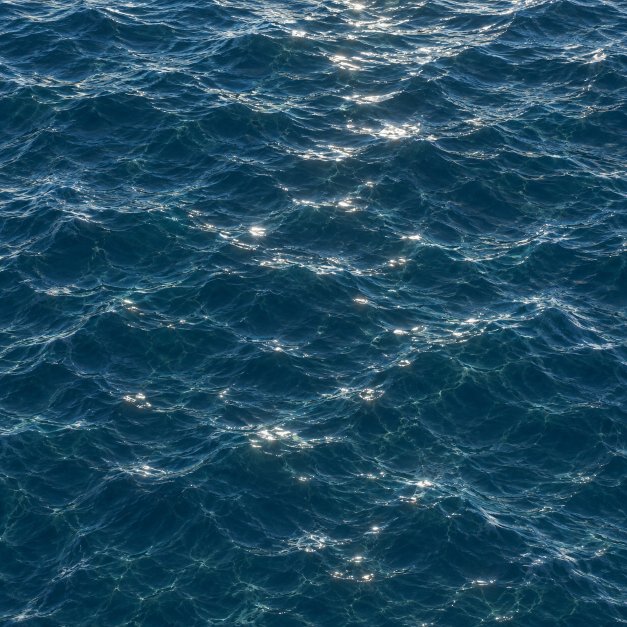
#> input picture minecraft/water-reference/ocean_waves.png, 1254 x 1254 px, found by its file name (shown at 1/2 size)
$ python build_water_ocean_color_trial.py
#> lines starting #> are read from the running program, lines starting #| are printed output that depends on the picture
### minecraft/tools/build_water_fancy_experiment.py
#!/usr/bin/env python3
"""Build a separate photo-derived water experiment for normal Bedrock graphics.

From the repository root: python3 minecraft/tools/build_water_fancy_experiment.py
Requires Pillow. Does not modify the previous classic or VV water packs.
The 1024px overhead source is user-provided; it is not inherently seamless.
"""
import json
import math
import zipfile

from pathlib import Path
from PIL import Image, ImageOps, ImageStat

ROOT = Path('minecraft')
DEST = ROOT / 'realistic-water-fancy-experiment'
TARGET = ROOT / 'realistic-water-fancy-experiment.mcpack'
SOURCE = ROOT / 'water-reference/overhead_color.jpg'
HEADER_UUID = 'e8526301-e4af-4b0a-b676-f630af028e13'
MODULE_UUID = '6dc5b1b5-98d5-4b33-b38d-6d1922c3a4ac'
# Sixteen 256px still / 512px flow frames cap the flow sheet height at
# 8192 pixels. Fewer frames lower memory, at the cost of temporal detail.
SIZE = 256
FRAMES = 16
OVERLAP = 32
STILL_ALPHA = 208
FLOW_ALPHA = 225


def match_edges(image):
    """Blend four pixels across the periodic boundary, preserving interior."""
    n = image.width
    result = image.copy()
    for d in range(4):
        amount = .5 * (1 - d / 4) ** 2
        left = result.crop((d, 0, d + 1, n))
        right = result.crop((n - 1 - d, 0, n - d, n))
        result.paste(Image.blend(left, right, amount), (d, 0))
        result.paste(Image.blend(right, left, amount), (n - 1 - d, 0))
    for d in range(4):
        amount = .5 * (1 - d / 4) ** 2
        top = result.crop((0, d, n, d + 1))
        bottom = result.crop((0, n - 1 - d, n, n - d))
        result.paste(Image.blend(top, bottom, amount), (0, d))
        result.paste(Image.blend(bottom, top, amount), (0, n - 1 - d))
    return result


# [99 lines left out: functions prepare_tile, wave_frame, make_sheets, main, not called in this run]


# [2 lines that do not run on import are left out]

### minecraft/tools/build_water_ocean_trial.py
#!/usr/bin/env python3
"""Build an independent animated water trial from the user's ocean photo.

Run from repo root with Pillow: python3 minecraft/tools/build_water_ocean_trial.py
The mesh warps a texture; it does not deform geometry or calculate water depth.
"""
import json
import math
import zipfile
from PIL import Image, ImageEnhance
from build_water_fancy_experiment import (
    ROOT, SIZE, FRAMES, STILL_ALPHA, FLOW_ALPHA, prepare_tile, match_edges,
)

SOURCE = ROOT / 'water-reference/ocean_waves.png'
DEST = ROOT / 'realistic-water-ocean-trial'
TARGET = ROOT / 'realistic-water-ocean-trial.mcpack'
HEADER_UUID = 'b9890490-610f-4e31-ae99-cf4263c15fa6'
MODULE_UUID = '341395d0-338b-4249-9d86-d0a2d84a785f'


# [4 lines left out: function ocean_tile, not called in this run]


def wave_frame(tile, index):
    """Periodic displacement, twice the earlier trial's mesh amplitude."""
    tiled = Image.new('L', (3 * SIZE, 3 * SIZE))
    for y in range(3):
        for x in range(3):
            tiled.paste(tile, (x * SIZE, y * SIZE))
    phase = 2 * math.pi * (index % FRAMES) / FRAMES
    def point(x, y):
        dx = 4.8 * math.sin(2 * math.pi * y / SIZE + phase) + 2.8 * math.sin(phase)
        dy = 3.6 * math.sin(2 * math.pi * x / SIZE - phase)
        return x + SIZE + dx, y + SIZE + dy
    mesh = []
    for y in range(0, SIZE, 16):
        for x in range(0, SIZE, 16):
            x2, y2 = x + 16, y + 16
            mesh.append(((x, y, x2, y2), (*point(x, y), *point(x, y2), *point(x2, y2), *point(x2, y))))
    return match_edges(tiled.transform((SIZE, SIZE), Image.Transform.MESH, mesh, Image.Resampling.BICUBIC))


# [36 lines left out: functions make_sheets, main, not called in this run]


# [2 lines that do not run on import are left out]

### minecraft/tools/build_water_ocean_color_trial.py
#!/usr/bin/env python3
"""Build a colored, low-transparency ocean-photo water trial (Pillow required).

Run from the repository root. This is a texture pack, not a shader.
"""
import json
import zipfile
from PIL import Image, ImageOps
from build_water_fancy_experiment import ROOT, SIZE, FRAMES, OVERLAP, match_edges
from build_water_ocean_trial import SOURCE, wave_frame as wave_channel

DEST = ROOT / 'realistic-water-ocean-color-trial'
TARGET = ROOT / 'realistic-water-ocean-color-trial.mcpack'
HEADER_UUID = '08b7f0b7-df9f-4529-ac1d-f25b9108fdf3'
MODULE_UUID = '6cd8513c-dd6d-4b53-b6a5-a218c53070c6'
STILL_ALPHA = 246
FLOW_ALPHA = 250


def color_tile(source=SOURCE):
    """Keep photo RGB values in the interior, blending only the borders."""
    extent = SIZE + 2 * OVERLAP
    with Image.open(source) as src:
#> src is the input picture: PIL image 1254x1254 RGB; mean R, G, B 31.9, 75.2, 97.2
        photo = ImageOps.fit(ImageOps.exif_transpose(src).convert('RGB'),
                             (extent, extent), Image.Resampling.LANCZOS)
    horizontal = photo.crop((OVERLAP, 0, OVERLAP + SIZE, extent))
    for d in range(OVERLAP):
        t = 1 - d / OVERLAP
        alpha = .5 * t * t * (3 - 2*t)
        for x, offset in ((d, SIZE), (SIZE - 1 - d, -SIZE)):
            sx = x + OVERLAP
            a = photo.crop((sx, 0, sx + 1, extent))
            b = photo.crop((sx + offset, 0, sx + offset + 1, extent))
            horizontal.paste(Image.blend(a, b, alpha), (x, 0))
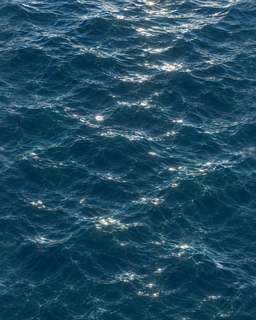
#> horizontal: PIL image 256x320 RGB; mean R, G, B 33, 76, 97.5
    tile = horizontal.crop((0, OVERLAP, SIZE, OVERLAP + SIZE))
    for d in range(OVERLAP):
        t = 1 - d / OVERLAP
        alpha = .5 * t * t * (3 - 2*t)
        for y, offset in ((d, SIZE), (SIZE - 1 - d, -SIZE)):
            sy = y + OVERLAP
            a = horizontal.crop((0, sy, SIZE, sy + 1))
            b = horizontal.crop((0, sy + offset, SIZE, sy + offset + 1))
            tile.paste(Image.blend(a, b, alpha), (0, y))
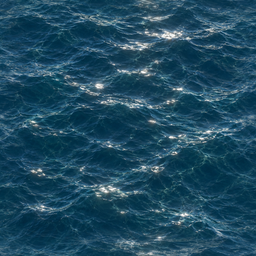
#> tile: PIL image 256x256 RGB; mean R, G, B 31.1, 74.4, 96
    return match_edges(tile)


def wave_frame(tile, index):
    # Reuse the identical per-channel mesh from the prior stronger-wave trial.
    return Image.merge('RGB', tuple(wave_channel(channel, index) for channel in tile.split()))


def make_sheets(tile):
    still = Image.new('RGBA', (SIZE, SIZE * FRAMES))
#> still: PIL image 256x4096 RGBA; every value is 0
    flow = Image.new('RGBA', (2*SIZE, 2*SIZE*FRAMES))
#> flow: PIL image 512x8192 RGBA; every value is 0
    for i in range(FRAMES):
        rgba = wave_frame(tile, i).convert('RGBA')
        rgba.putalpha(STILL_ALPHA)
        still.paste(rgba, (0, i * SIZE))
        rgba.putalpha(FLOW_ALPHA)
        for y in (0, SIZE):
            for x in (0, SIZE):
                flow.paste(rgba, (x, i * 2 * SIZE + y))
#> this loop made 16 passes
#> pass 1, in match_edges (call 3), `result = image.copy()`:
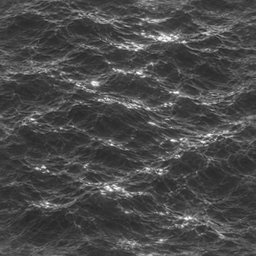
#> result: PIL image 256x256 L; min 35, max 255, mean 73.9
#> pass 1, in match_edges (call 4), `result = image.copy()`:
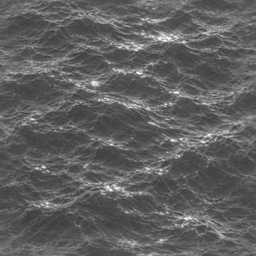
#> result: PIL image 256x256 L; min 58, max 255, mean 95.4
#> after the loop:
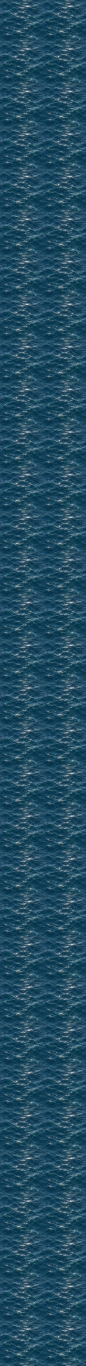
#> flow: PIL image 512x8192 RGBA (shown at 1/6 size); mean R, G, B, A 30.6, 73.8, 95.4, 250; transparent parts drawn white
#> after the loop:
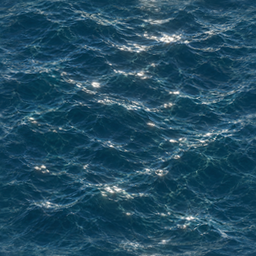
#> rgba: PIL image 256x256 RGBA; mean R, G, B, A 30.6, 73.8, 95.4, 250; transparent parts drawn white
#> after the loop:
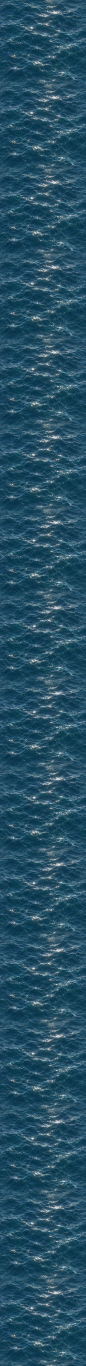
#> still: PIL image 256x4096 RGBA (shown at 1/3 size); mean R, G, B, A 30.6, 73.8, 95.4, 246; transparent parts drawn white
    return still, flow


def main():
    textures = DEST / 'textures/blocks'
    textures.mkdir(parents=True, exist_ok=True)
    still, flow = make_sheets(color_tile())
    still.save(textures / 'water_still_grey.png', optimize=True)
    flow.save(textures / 'water_flow_grey.png', optimize=True)
    manifest = {
        'format_version': 2,
        'header': {'name': 'Вода — тёмный океан (цветной тест)',
                   'description': 'Цветная фотография и слабая прозрачность; без расчёта глубины',
                   'uuid': HEADER_UUID, 'version': [1, 0, 0], 'min_engine_version': [1, 26, 30]},
        'modules': [{'type': 'resources', 'uuid': MODULE_UUID, 'version': [1, 0, 0]}],
    }
    (DEST / 'manifest.json').write_text(json.dumps(manifest, ensure_ascii=False, indent=2) + '\n', encoding='utf-8')
    files = ('manifest.json', 'textures/blocks/water_still_grey.png', 'textures/blocks/water_flow_grey.png')
    actual = {p.relative_to(DEST).as_posix() for p in DEST.rglob('*') if p.is_file()}
    if actual != set(files):
        raise ValueError(f'Unexpected files in {DEST}: {actual ^ set(files)}')
    with zipfile.ZipFile(TARGET, 'w', zipfile.ZIP_DEFLATED, compresslevel=9) as archive:
        for name in files:
            archive.write(DEST / name, name)
    print(f'Built {TARGET}')


if __name__ == '__main__':
    main()
